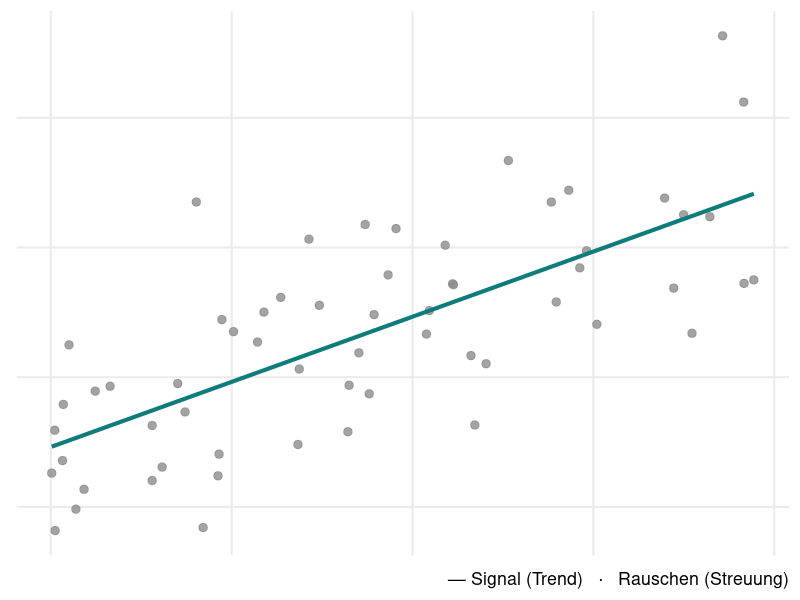

Recreate this plot in R.
## ---- chunk 1
#| echo: false
#| message: false
#| warning: false
#| fig-height: 4.5
#| fig-width: 6
library(ggplot2)
set.seed(2026)
n <- 60
x <- runif(n, 0, 10)
y <- 1.5 + 0.6 * x + rnorm(n, sd = 1.8)
ggplot(data.frame(x, y), aes(x, y)) +
  geom_point(color = "grey55", size = 2.5, alpha = 0.8) +
  geom_smooth(method = "lm", se = FALSE,
              color = "#0e7c7b", linewidth = 1.4) +
  labs(x = NULL, y = NULL,
       caption = "— Signal (Trend)   ·   Rauschen (Streuung)") +
  theme_minimal(base_size = 16) +
  theme(axis.text = element_blank(),
        panel.grid.minor = element_blank())
## ---- chunk 2
#| echo: true
3 + 4
## ---- chunk 3
#| echo: true
(12 - 4) / 2
## ---- chunk 4
#| echo: true
punkte <- c(12, 15, 9, 18, 11)
punkte
## ---- chunk 5
#| echo: true
mean(punkte)   # Mittelwert — mehr dazu in Block 2!
## ---- chunk 6
#| echo: true
length(punkte) # Wie viele Werte?
## ---- chunk 7
#| echo: true
max(punkte)    # Größter Wert
